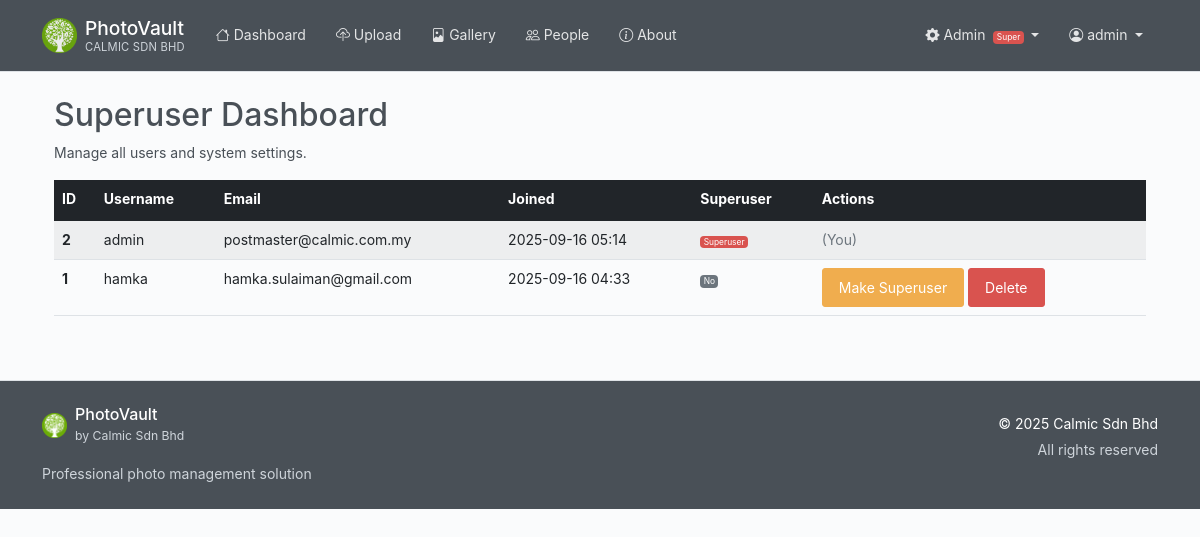
The page /superuser/dashboard (signed in) on the database as committed earlier.
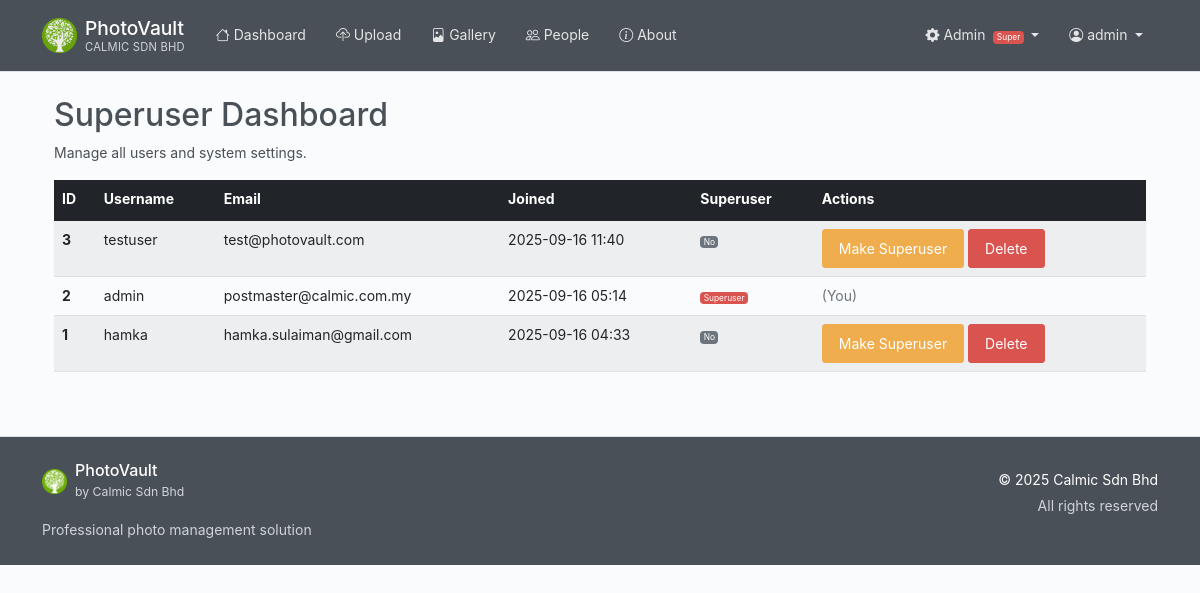
The same page on the database as committed later.
### photovault/models/__init__.py (models this page shows, shortened)
class User(UserMixin, db.Model):
    id = db.Column(db.Integer, primary_key=True)
    username = db.Column(db.String(80), unique=True, nullable=False)
    email = db.Column(db.String(120), unique=True, nullable=False)
    password_hash = db.Column(db.String(255), nullable=False)
    created_at = db.Column(db.DateTime, default=datetime.utcnow)
    is_active = db.Column(db.Boolean, default=True)
    is_admin = db.Column(db.Boolean, default=False, nullable=False)
    is_superuser = db.Column(db.Boolean, default=False, nullable=False)
    photos = db.relationship('Photo', backref='user', lazy=True, cascade='all, delete-orphan')
    albums = db.relationship('Album', backref='user', lazy=True, cascade='all, delete-orphan')
    people = db.relationship('Person', backref='user', lazy=True, cascade='all, delete-orphan')

### photovault/routes/superuser.py (the view)
    def wrap(*args, **kwargs):
        if not current_user.is_authenticated or not current_user.is_superuser:
            flash("Access denied. Superuser privileges required.", "danger")
            return redirect(url_for('main.index')) # Or redirect to login/dashboard
        return f(*args, **kwargs)

### photovault/routes/superuser.py (called while the page is built)
def superuser_required(f):
    def wrap(*args, **kwargs):
        if not current_user.is_authenticated or not current_user.is_superuser:
            flash("Access denied. Superuser privileges required.", "danger")
            return redirect(url_for('main.index')) # Or redirect to login/dashboard
        return f(*args, **kwargs)
    wrap.__name__ = f.__name__
    return wrap

@superuser_bp.route('/')
@superuser_bp.route('/dashboard')
@login_required
@superuser_required
def dashboard():
    users = User.query.order_by(User.created_at.desc()).all()
    return render_template('superuser/dashboard.html', users=users)

### photovault/templates/superuser/dashboard.html (shortened to what this page needs)
{% extends "base.html" %}
{% block content %}
<div class="container mt-4">
    <h2>Superuser Dashboard</h2>
    <p>Manage all users and system settings.</p>
    {% if users %}
    <div class="table-responsive">
        <table class="table table-striped table-hover">
            <thead class="table-dark">
                <tr>
                    <th scope="col">ID</th>
                    <th scope="col">Username</th>
                    <th scope="col">Email</th>
                    <th scope="col">Joined</th>
                    <th scope="col">Superuser</th>
                    <th scope="col">Actions</th>
                </tr>
            </thead>
            <tbody>
                {% for user in users %}
                <tr>
                    <th scope="row">{{ user.id }}</th>
                    <td>{{ user.username }}</td>
                    <td>{{ user.email }}</td>
                    <td>{{ user.created_at.strftime('%Y-%m-%d %H:%M') if user.created_at else 'N/A' }}</td>
                    <td>
                        {% if user.is_superuser %}
                            <span class="badge bg-danger">Superuser</span>
                        {% else %}
                            <span class="badge bg-secondary">No</span>
                        {% endif %}
                    </td>
                    <td>
                        {% if user.id != current_user.id %}
                        <form method="post" action="{{ url_for('superuser.toggle_superuser', user_id=user.id) }}" style="display: inline;">
                            <button type="submit" class="btn btn-sm btn-warning"
                                    onclick="return confirm('Are you sure you want to {% if user.is_superuser %}revoke superuser{% else %}grant superuser{% endif %} for {{ user.username }}?')">
                                {% if user.is_superuser %}Revoke Superuser{% else %}Make Superuser{% endif %}
                            </button>
                        </form>
                        <form method="post" action="{{ url_for('superuser.delete_user', user_id=user.id) }}" style="display: inline;">
                            <button type="submit" class="btn btn-sm btn-danger"
                                    onclick="return confirm('Are you sure you want to delete user {{ user.username }}? This will also delete all their photos.')">
                                Delete
                            </button>
                        </form>
                        {% else %}
                        <span class="text-muted">(You)</span>
                        {% endif %}
                    </td>
                </tr>
                {% endfor %}
            </tbody>
        </table>
    </div>
    {% else %}
    <p>No users found.</p>
    {% endif %}
</div>
{% endblock %}

### photovault/templates/base.html (shortened to what the changed rows need)
<!DOCTYPE html>
<html lang="en">
<head>
    <link href="https://cdn.jsdelivr.net/npm/bootstrap@5.1.3/dist/css/bootstrap.min.css" rel="stylesheet"
>
    <link rel="stylesheet" href="https://cdn.jsdelivr.net/npm/bootstrap-icons@1.11.3/font/bootstrap-icons.css">
    <link rel="stylesheet" href="{{ url_for('static', filename='css/style.css') }}">
</head>
<body>
    <nav class="navbar navbar-expand-lg navbar-dark" role="navigation" aria-label="Main navigation">
        <div class="container">
            <div class="collapse navbar-collapse" id="navbarNav">
                {% if current_user.is_authenticated %}
                <div class="navbar-nav me-auto">
                    <a class="nav-link {{ 'active' if request.endpoint == 'main.dashboard' }}"
                       href="{{ url_for('main.dashboard') }}" aria-current="{% if request.endpoint == 'main.dashboard' %}page{% endif %}">
                        <i class="bi bi-house" aria-hidden="true"></i> Dashboard
                    </a>
                    <a class="nav-link {{ 'active' if request.endpoint == 'photo.upload_photo' }}"
                       href="/upload" aria-current="{% if request.endpoint == 'photo.upload_photo' %}page{% endif %}">
                        <i class="bi bi-cloud-upload" aria-hidden="true"></i> Upload
                    </a>
                    <a class="nav-link"
                       href="/gallery" aria-current="page">
                        <i class="bi bi-file-image" aria-hidden="true"></i> Gallery
                    </a>
                    <a class="nav-link {{ 'active' if request.endpoint == 'main.people' }}"
                       href="{{ url_for('main.people') }}" aria-current="{% if request.endpoint == 'main.people' %}page{% endif %}">
                        <i class="bi bi-people" aria-hidden="true"></i> People
                    </a>
                    <a class="nav-link {{ 'active' if request.endpoint == 'main.about' }}"
                       href="{{ url_for('main.about') }}" aria-current="{% if request.endpoint == 'main.about' %}page{% endif %}">
                        <i class="bi bi-info-circle" aria-hidden="true"></i> About
                    </a>
                </div>
                <div class="navbar-nav ms-auto">
                    {% if current_user.is_admin or current_user.is_superuser %}
                    <div class="nav-item dropdown">
                        <a class="nav-link dropdown-toggle" href="#" id="adminDropdown" role="button"
                           data-bs-toggle="dropdown" aria-expanded="false" aria-label="Admin menu">
                            <i class="bi bi-gear-fill" aria-hidden="true"></i> Admin
                            {% if current_user.is_superuser %}
                                <span class="badge bg-danger ms-1" aria-label="Superuser role">Super</span>
                            {% else %}
                                <span class="badge bg-warning ms-1" aria-label="Admin role">Admin</span>
                            {% endif %}
                        </a>
                    </div>
                    {% endif %}
                    <div class="nav-item dropdown">
                        <a class="nav-link dropdown-toggle" href="#" id="userDropdown" role="button"
                           data-bs-toggle="dropdown" aria-expanded="false" aria-label="User menu for {{ current_user.username }}">
                            <i class="bi bi-person-circle" aria-hidden="true"></i>
                            <span class="d-none d-sm-inline">{{ current_user.username }}</span>
                        </a>
                    </div>
                </div>
                {% endif %}
            </div>
        </div>
    </nav>
    <main class="container my-4" id="main-content" role="main">
        {% block content %}{% endblock %}
    </main>
</body>
</html>

Rows that differ between the two databases and show on the page:
added User: id "3", username "testuser", email "test@photovault.com", created_at "2025-09-16 11:40", is_superuser "No"
